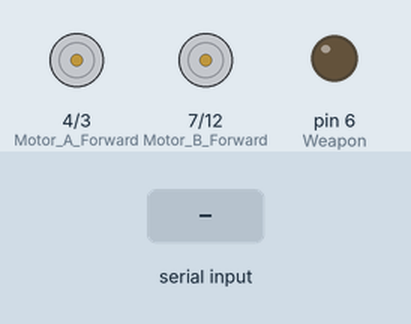
The sketch below on a simulated Arduino Uno, built with avr-gcc and run on an emulated ATmega328P. Shown: motor-driver pin pairs drawn as motors (green arrow = first pin HIGH = forward, orange = second pin HIGH = backward, longer = more drive, scaled by the enable pin), output pins drawn as LEDs (lit = HIGH). Inputs (shaded band) come from the test bench.

Above: at 1.2 s.
1.3 s: "1" received over the second serial link
At 2.5 s:
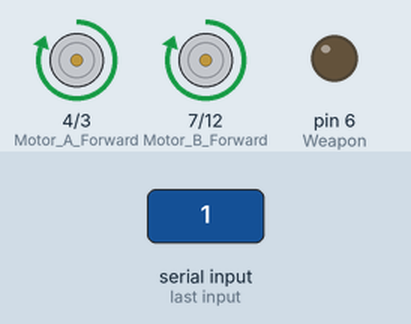
2.8 s: "2" received over the second serial link
At 3.7 s:
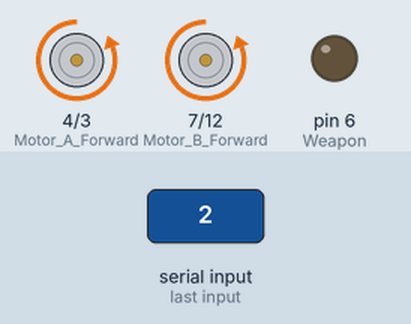
4.3 s: "3" received over the second serial link
At 4.8 s:
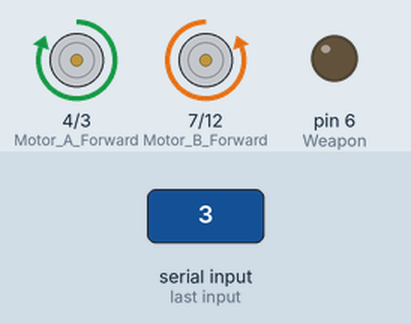
5.8 s: "4" received over the second serial link
At 7.0 s:
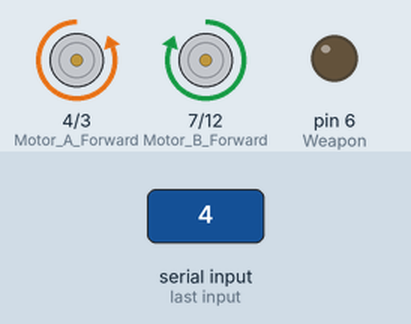
7.3 s: "8" received over the second serial link
At 8.3 s:
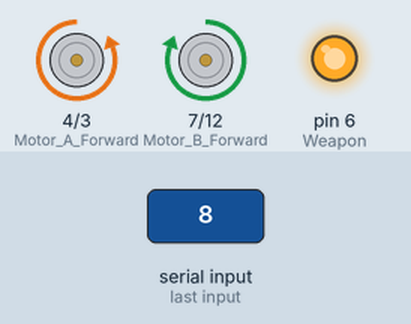
8.8 s: "0" received over the second serial link
At 9.5 s:
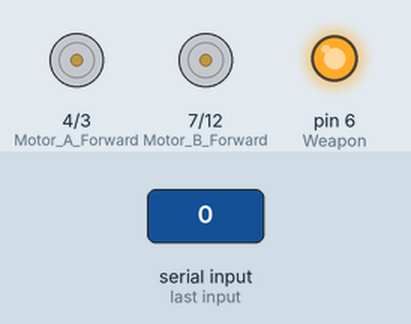
Timing chart, 0 to 11.3 s (numbered marks = the images above; inputs shaded):
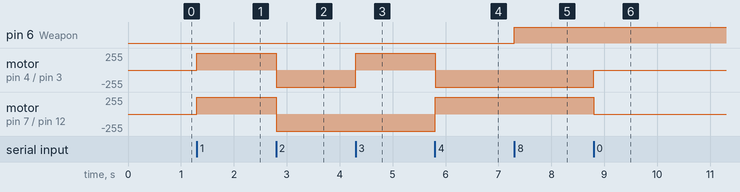

Measured:
- after the input at 1.3 s, motor on pin 4 (Motor_A_Forward) / pin 3 (Motor_A_Reverse), motor on pin 7 (Motor_B_Forward) / pin 12 (Motor_B_Reverse): stopped → forward 255/255 at once
- after the input at 2.8 s, motor on pin 4 (Motor_A_Forward) / pin 3 (Motor_A_Reverse), motor on pin 7 (Motor_B_Forward) / pin 12 (Motor_B_Reverse): forward 255/255 → backward 255/255 at once
- after the input at 4.3 s, motor on pin 4 (Motor_A_Forward) / pin 3 (Motor_A_Reverse): backward 255/255 → forward 255/255 at once
- after the input at 5.8 s, motor on pin 4 (Motor_A_Forward) / pin 3 (Motor_A_Reverse): forward 255/255 → backward 255/255 at once; motor on pin 7 (Motor_B_Forward) / pin 12 (Motor_B_Reverse): backward 255/255 → forward 255/255 at once
- after the input at 7.3 s, pin 6 (Weapon): LOW → HIGH at once
- after the input at 8.8 s, motor on pin 4 (Motor_A_Forward) / pin 3 (Motor_A_Reverse): backward 255/255 → stopped at once; motor on pin 7 (Motor_B_Forward) / pin 12 (Motor_B_Reverse): forward 255/255 → stopped at once

The sketch:

transistorTest.ino
```cpp
#include <SoftwareSerial.h>

SoftwareSerial mySerial(2, 5);

int Motor_A_Enable = 9;
int Motor_A_Reverse = 3;
int Motor_A_Forward = 4;

int Motor_B_Enable = 10;
int Motor_B_Reverse = 12;
int Motor_B_Forward = 7;

int Weapon = 6;

void setup() {
  Serial.begin(4800);
  mySerial.begin(9600);
  pinMode(Motor_A_Enable, OUTPUT);
  pinMode(Motor_A_Forward, OUTPUT);
  pinMode(Motor_A_Reverse, OUTPUT);

  pinMode(Motor_B_Enable, OUTPUT);
  pinMode(Motor_B_Forward, OUTPUT);
  pinMode(Motor_B_Reverse, OUTPUT);

  pinMode(Weapon, OUTPUT);
}

 String readString;
int weaponMode = 0;
void loop() {
    while (mySerial.available()) {
      delay(2);  //delay to allow byte to arrive in input buffer
      char c = mySerial.read();
      if(c >= '0' && c <= '9') // get only the numbers
       readString += c;
    }

    switch (readString[readString.length() - 1])
    {
      case '1': // FORWARD
        analogWrite(Motor_B_Enable, 255);
        analogWrite(Motor_A_Enable, 255);
        digitalWrite(Motor_A_Reverse, LOW);
        digitalWrite(Motor_B_Reverse, LOW);
        digitalWrite(Motor_A_Forward, HIGH);
        digitalWrite(Motor_B_Forward, HIGH);
        break;
      case '2': // REVERSE
        analogWrite(Motor_B_Enable, 255);
        analogWrite(Motor_A_Enable, 255);
        digitalWrite(Motor_A_Forward, LOW);
        digitalWrite(Motor_B_Forward, LOW);
        digitalWrite(Motor_A_Reverse, HIGH);
        digitalWrite(Motor_B_Reverse, HIGH);
        break;
      case '3': // LEFT
        analogWrite(Motor_A_Enable, 255);
        analogWrite(Motor_B_Enable, 255);
        digitalWrite(Motor_A_Reverse, LOW);
        digitalWrite(Motor_A_Forward, HIGH);
        digitalWrite(Motor_B_Reverse, HIGH);
        digitalWrite(Motor_B_Forward, LOW);
        break;
      case '4': // RIGHT
        analogWrite(Motor_B_Enable, 255);
        analogWrite(Motor_A_Enable, 255);
        digitalWrite(Motor_B_Reverse, LOW);
        digitalWrite(Motor_B_Forward, HIGH);
        digitalWrite(Motor_A_Reverse, HIGH);
        digitalWrite(Motor_A_Forward, LOW);
        break;
      case '7': // Weapon Off
        digitalWrite(Weapon, LOW);
        break;
      case '8': // Weapon On
        digitalWrite(Weapon, HIGH);
        break;
      case '0': // Motors Off
        analogWrite(Motor_B_Enable, 0);
        analogWrite(Motor_A_Enable, 0);
        break;
    }
    readString="";
}
```
